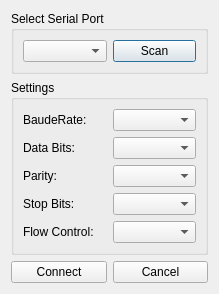
<?xml version="1.0" encoding="UTF-8"?>
<ui version="4.0">
 <class>ComPortDialog</class>
 <widget class="QDialog" name="ComPortDialog">
  <property name="geometry">
   <rect>
    <x>0</x>
    <y>0</y>
    <width>219</width>
    <height>280</height>
   </rect>
  </property>
  <property name="sizePolicy">
   <sizepolicy hsizetype="Fixed" vsizetype="Fixed">
    <horstretch>0</horstretch>
    <verstretch>0</verstretch>
   </sizepolicy>
  </property>
  <property name="windowTitle">
   <string>Dialog</string>
  </property>
  <property name="sizeGripEnabled">
   <bool>false</bool>
  </property>
  <layout class="QVBoxLayout" name="verticalLayout_2">
   <item>
    <widget class="QGroupBox" name="groupBox">
     <property name="title">
      <string>Select Serial Port</string>
     </property>
     <layout class="QHBoxLayout" name="horizontalLayout_9">
      <item>
       <layout class="QHBoxLayout" name="horizontalLayout_8">
        <item>
         <widget class="QComboBox" name="PortComboBox"/>
        </item>
        <item>
         <widget class="QPushButton" name="ScanPushButton">
          <property name="text">
           <string>Scan</string>
          </property>
         </widget>
        </item>
       </layout>
      </item>
     </layout>
    </widget>
   </item>
   <item>
    <widget class="QGroupBox" name="groupBox_2">
     <property name="title">
      <string>Settings</string>
     </property>
     <layout class="QVBoxLayout" name="verticalLayout">
      <item>
       <layout class="QHBoxLayout" name="horizontalLayout_2">
        <item>
         <widget class="QLabel" name="baudLabel">
          <property name="text">
           <string>BaudeRate:</string>
          </property>
         </widget>
        </item>
        <item>
         <widget class="QComboBox" name="baudComboBox"/>
        </item>
       </layout>
      </item>
      <item>
       <layout class="QHBoxLayout" name="horizontalLayout_3">
        <item>
         <widget class="QLabel" name="dataBitsLabel">
          <property name="text">
           <string>Data Bits:</string>
          </property>
         </widget>
        </item>
        <item>
         <widget class="QComboBox" name="dataBitsComboBox"/>
        </item>
       </layout>
      </item>
      <item>
       <layout class="QHBoxLayout" name="horizontalLayout_4">
        <item>
         <widget class="QLabel" name="parityLabel">
          <property name="text">
           <string>Parity:</string>
          </property>
         </widget>
        </item>
        <item>
         <widget class="QComboBox" name="parityComboBox"/>
        </item>
       </layout>
      </item>
      <item>
       <layout class="QHBoxLayout" name="horizontalLayout_5">
        <item>
         <widget class="QLabel" name="stopBitsLabel">
          <property name="text">
           <string>Stop Bits:</string>
          </property>
         </widget>
        </item>
        <item>
         <widget class="QComboBox" name="stopBitsComboBox"/>
        </item>
       </layout>
      </item>
      <item>
       <layout class="QHBoxLayout" name="horizontalLayout_6">
        <item>
         <widget class="QLabel" name="flowLabel">
          <property name="text">
           <string>Flow Control:</string>
          </property>
         </widget>
        </item>
        <item>
         <widget class="QComboBox" name="flowComboBox"/>
        </item>
       </layout>
      </item>
     </layout>
    </widget>
   </item>
   <item>
    <layout class="QHBoxLayout" name="horizontalLayout">
     <item>
      <widget class="QPushButton" name="connectPushButton">
       <property name="text">
        <string>Connect</string>
       </property>
      </widget>
     </item>
     <item>
      <widget class="QPushButton" name="cancelPushButton">
       <property name="text">
        <string>Cancel</string>
       </property>
      </widget>
     </item>
    </layout>
   </item>
  </layout>
 </widget>
 <resources/>
 <connections/>
</ui>
